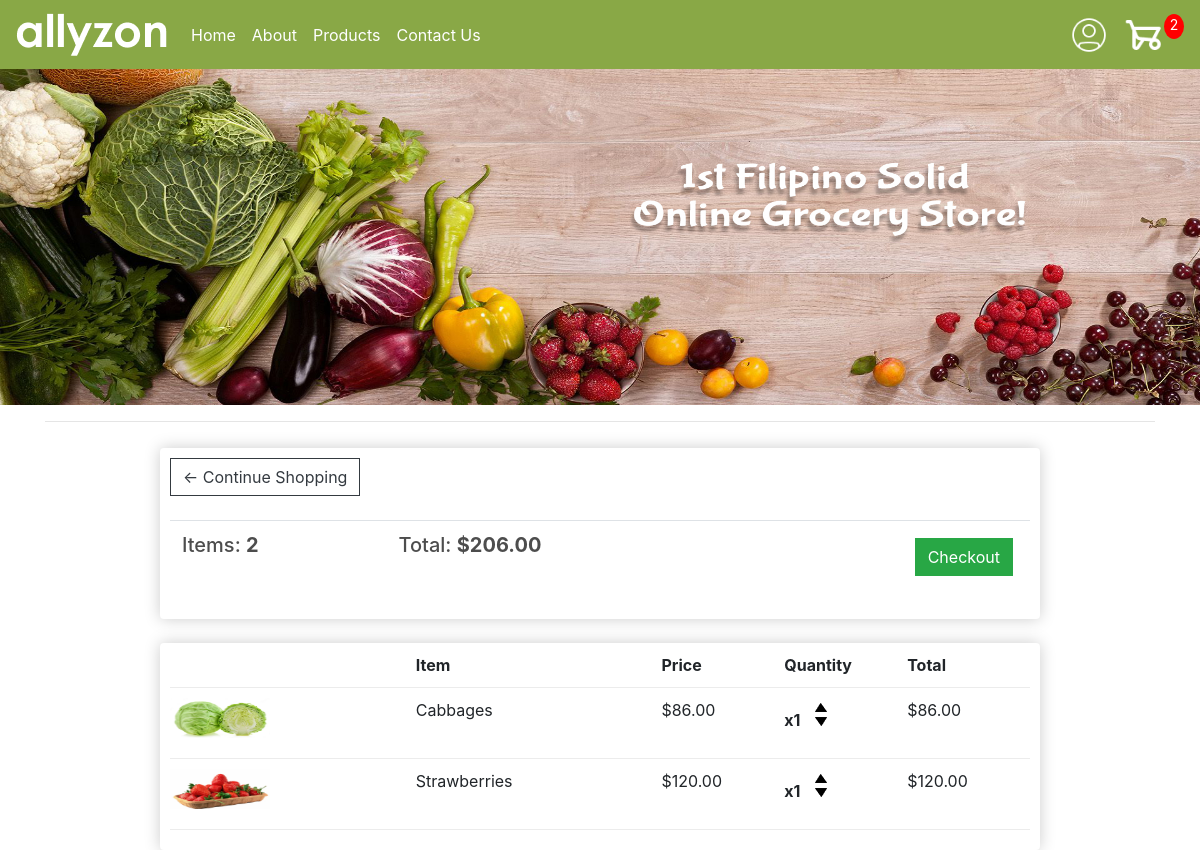
The app's page /cart/ (signed in) with its own data.
### store/models.py (models this page shows, shortened)
class Order(models.Model):
    customer = models.ForeignKey(Customer, on_delete=models.SET_NULL, null=True, blank=True)
    date_ordered = models.DateTimeField(auto_now_add=True)
    complete = models.BooleanField(default=False)
    transation_id = models.CharField(max_length=100, null=True)
    @property
    def get_cart_total(self):
        orderitems = self.orderitem_set.all()
        total = sum([item.get_total for item in orderitems])
        return total
    @property
    def get_cart_items(self):
        orderitems = self.orderitem_set.all()
        total = sum([item.quantity for item in orderitems])
        return total

class OrderItem(models.Model):
    product = models.ForeignKey(Product, on_delete=models.SET_NULL, null=True, blank=True)
    order = models.ForeignKey(Order, on_delete=models.SET_NULL, null=True, blank=True)
    quantity = models.IntegerField(default=0, null=True, blank=True)
    date_added = models.DateTimeField(auto_now_add=True)
    @property
    def get_total(self):
        total = self.product.price * self.quantity
        return total

class Product(models.Model):
    name = models.CharField(max_length=200)
    price = models.DecimalField(max_digits=7, decimal_places=2)
    digital = models.BooleanField(default=False, null=True, blank=True)
    image = models.ImageField(null=True, blank=True)
    @property
    def imageURL(self):
        try:
            url = self.image.url
        except:
            url = ''
        return url

### store/views.py (the view)
# urls.py: path('cart/', views.cart, name='cart'),
def cart(request):
    data = cartData(request)
    cartItems = data['cartItems']
    order = data['order']
    items = data['items']
    context = {'items':items, 'order':order, 'cartItems':cartItems}
    return render(request, 'store/cart.html', context)

### store/utils.py (called while the page is built)
def cartData(request):
    if request.user.is_authenticated:
        customer = request.user.customer
        order, created = Order.objects.get_or_create(customer=customer, complete=False)
        items = order.orderitem_set.all()
        cartItems = order.get_cart_items
    else:
        cookieData = cookieCart(request)
        cartItems = cookieData['cartItems']
        order = cookieData['order']
        items = cookieData['items']
    return {'cartItems':cartItems, 'order':order, 'items':items}

### store/templates/store/cart.html
{% extends 'store/main.html' %}
{% load static %}
{% block content %}
<div class="row">
    <div class="col-lg-12">
        <div class="box-element">
            <a class="btn btn-outline-dark" href="{% url 'store' %}">&#x2190; Continue Shopping</a>
            <br>
            <br>
            <table class="table">
                <tr>
                    <th><h5>Items: <strong>{{ order.get_cart_items}}</strong></h5></th>
                    <th><h5>Total: <strong>${{ order.get_cart_total }}</strong></h5></th>
                    <th>
                        <a style="float:right; margin:5px;" href="{% url 'checkout' %}" class="btn btn-success">Checkout</a>
                    </th>
                </tr>
            </table>
        </div>
        <br>
        <div class="box-element">
            <div class="cart-row">
                <div style="flex:2"></div>
                <div style="flex:2"><strong>Item</strong></div>
                <div style="flex:1"><strong>Price</strong></div>
                <div style="flex:1"><strong>Quantity</strong></div>
                <div style="flex:1"><strong>Total</strong></div>
            </div>
            {% for item in items %}
            <div class="cart-row">
                <div style="flex:2"><img clas="row-image" src="{{item.product.imageURL}}" width="100px" height="40px"></div>
                <div style="flex:2">{{item.product.name}}</div>
                <div style="flex:1">${{item.product.price|floatformat:2}}</div>
                <div style="flex:1">
                    <p class="quantity">x{{item.quantity}}</p>
                    <div class="quantity">
                        <img data-product="{{item.product.id}}" data-action="add" class="chg-quantity update-cart" src="{% static 'images/arrow-up.png' %}">
                        <img data-product="{{item.product.id}}" data-action="remove" class="chg-quantity update-cart" src="{% static 'images/arrow-down.png' %}">
                    </div>
                </div>
                <div style="flex:1"><p>${{item.get_total|floatformat:2}}</p></div>
            </div>
            {% endfor %}
        </div>
    </div>
</div>
{% endblock %}

### static/css/main.css (style rules this page uses)
body { background-color: white; }
h1,h2,h3,h4,h5,h6 { color:hsl(0, 0%, 30%); }
.box-element { box-shadow:hsl(0, 0%, 80%) 0 0 16px; background-color: #fff; border-radius: 4px; padding: 10px; }
.col-lg-4, .col-lg-6, .col-lg-8, .col-lg-12 { margin-top: 10px; }
.btn { border-radius: 0; }
.cart-row { display: flex; align-items: flex-stretch; padding-bottom: 10px; margin-bottom: 10px; border-bottom: 1px solid #ececec; }
.quantity { display: inline-block; font-weight: 700; padding-right:10px; }
.chg-quantity { width: 12px; cursor: pointer; display: block; margin-top: 5px; transition:.1s; }
.row { margin-right: 100px; margin-left: 100px; }

### records on screen
Order: get_cart_items "2", get_cart_total "206.00"
OrderItem: product.imageURL (picture), product.name "Cabbages", product.price "86.00", quantity "1", get_total "86.00"
OrderItem: product.imageURL (picture), product.name "Strawberries", product.price "120.00", quantity "1", get_total "120.00"

### other values on screen
{{ cartItems }} "2"
